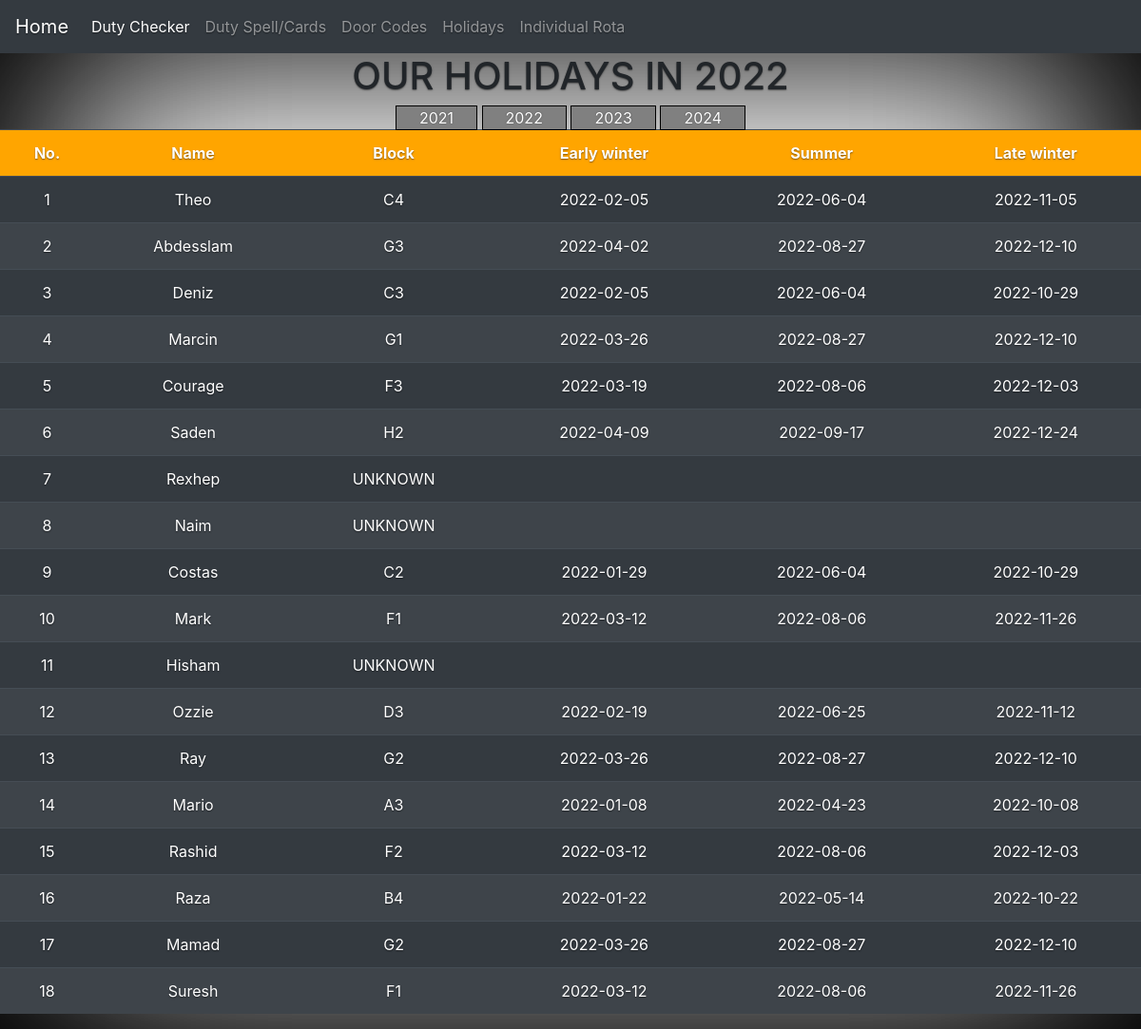
The app's page /holidays/2022 with its own data.
### tables this page shows
CREATE TABLE "drivers" (
	"rota_line"	INTEGER UNIQUE,
	"first"	TEXT,
	"last"	TEXT,
	"hol_block"	TEXT,
	PRIMARY KEY("rota_line"),
	FOREIGN KEY("hol_block") REFERENCES "early_winter"("block")
);

CREATE TABLE "early_winter" (
	"block"	TEXT,
	"2021"	NUMERIC,
	"2022"	NUMERIC,
	"2023"	NUMERIC,
	"2024"	NUMERIC,
	"summer_id"	TEXT,
	FOREIGN KEY("block") REFERENCES "late_winter"("block"),
	FOREIGN KEY("summer_id") REFERENCES "summer"("block"),
	PRIMARY KEY("block")
);

### flask_app.py (the view)
@app.route("/holidays/<year>")
def holidays(year):
    if year not in ('2021', '2022', '2023', '2024'):
        year = '2021'
    year = str(year)
    early = f"e.'{year}'"
    summer = f"s.'{year}'"
    late = f"l.'{year}'"
    c.execute(f'''SELECT d.rota_line, d.first, e.block, {early}, {summer}, {late}
    			 FROM early_winter AS e INNER JOIN summer AS s ON s.block = e.summer_id
    			 INNER JOIN late_winter AS l ON l.block = e.block
                 JOIN drivers AS d ON d.hol_block = e.block
    			 ORDER BY d.rota_line''')
    datas = c.fetchall()
    return render_template("holidays.html", datas=datas, year=year)

### templates/holidays.html
{% extends "layout.html" %}
{% block content %}
<div class="subpage">
 <h1>OUR HOLIDAYS IN {{ year }}</h1>
    <span>
        <a href="/holidays/2021">2021</a>
        <a href="/holidays/2022">2022</a>
        <a href="/holidays/2023">2023</a>
        <a href="/holidays/2024">2024</a>
    </span>
    <div class="table-responsive">
    <table class="table table-striped table-dark">
        <tr id="code-hol-head">
            <th>No.</th>
            <th>Name</th>
            <th>Block</th>
            <th>Early winter</th>
            <th>Summer</th>
            <th>Late winter</th>
        </tr>
        {% for i in range(0, 18)%}
        <tr>
            <td>{{ datas[i][0] }}</td>
            <td>{{ datas[i][1] }}</td>
            <td>{{ datas[i][2] }}</td>
            <td>{{ datas[i][3] }}</td>
            <td>{{ datas[i][4] }}</td>
            <td>{{ datas[i][5] }}</td>
        </tr>
        {% endfor %}
    </table>
    </div>
</div>
{% endblock content %}

### static/css/style.css (style rules this page uses)
html, body { text-align: center; text-shadow: 0 .05rem .1rem rgba(0, 0, 0, .5); box-shadow: inset 0 0 20rem rgba(0, 0, 0, 1); }
.subpage { text-align: center; }
div.subpage a { background-color: grey; color: white; padding: .1em 1.5em; text-decoration: none; border: .05rem solid black; }
#code-hol-head { background-color: orange; }

### records on screen
drivers: rota_line "1", first "Theo"
early_winter: block "C4"
drivers: rota_line "2", first "Abdesslam"
early_winter: block "G3"
drivers: rota_line "3", first "Deniz"
early_winter: block "C3"
drivers: rota_line "4", first "Marcin"
early_winter: block "G1"
drivers: rota_line "5", first "Courage"
early_winter: block "F3"
drivers: rota_line "6", first "Saden"
early_winter: block "H2"
drivers: rota_line "7", first "Rexhep"
early_winter: block "UNKNOWN" "UNKNOWN" "UNKNOWN"
drivers: rota_line "8", first "Naim"
drivers: rota_line "9", first "Costas"
early_winter: block "C2"
drivers: rota_line "10", first "Mark"
early_winter: block "F1" "F1"
drivers: rota_line "11", first "Hisham"
drivers: rota_line "12", first "Ozzie"
early_winter: block "D3"
drivers: rota_line "13", first "Ray"
early_winter: block "G2" "G2"
drivers: rota_line "14", first "Mario"
early_winter: block "A3"
drivers: rota_line "15", first "Rashid"
early_winter: block "F2"
drivers: rota_line "16", first "Raza"
early_winter: block "B4"
drivers: rota_line "17", first "Mamad"
drivers: rota_line "18", first "Suresh"

### other values on screen
{{ year }} "2022"
{{ datas[i][3] }} "2022-02-05" "2022-04-02" "2022-02-05" "2022-03-26" "2022-03-19" "2022-04-09" "2022-01-29" "2022-03-12" "2022-02-19" "2022-03-26" "2022-01-08" "2022-03-12" "2022-01-22" "2022-03-26" "2022-03-12"
{{ datas[i][4] }} "2022-06-04" "2022-08-27" "2022-06-04" "2022-08-27" "2022-08-06" "2022-09-17" "2022-06-04" "2022-08-06" "2022-06-25" "2022-08-27" "2022-04-23" "2022-08-06" "2022-05-14" "2022-08-27" "2022-08-06"
{{ datas[i][5] }} "2022-11-05" "2022-12-10" "2022-10-29" "2022-12-10" "2022-12-03" "2022-12-24" "2022-10-29" "2022-11-26" "2022-11-12" "2022-12-10" "2022-10-08" "2022-12-03" "2022-10-22" "2022-12-10" "2022-11-26"
